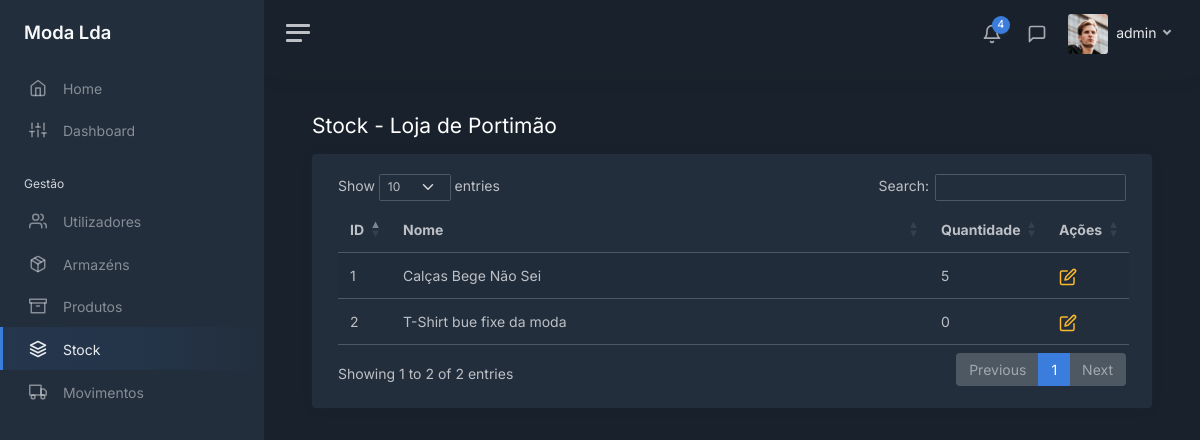
The app's page /stock/2/products (signed in), older data.
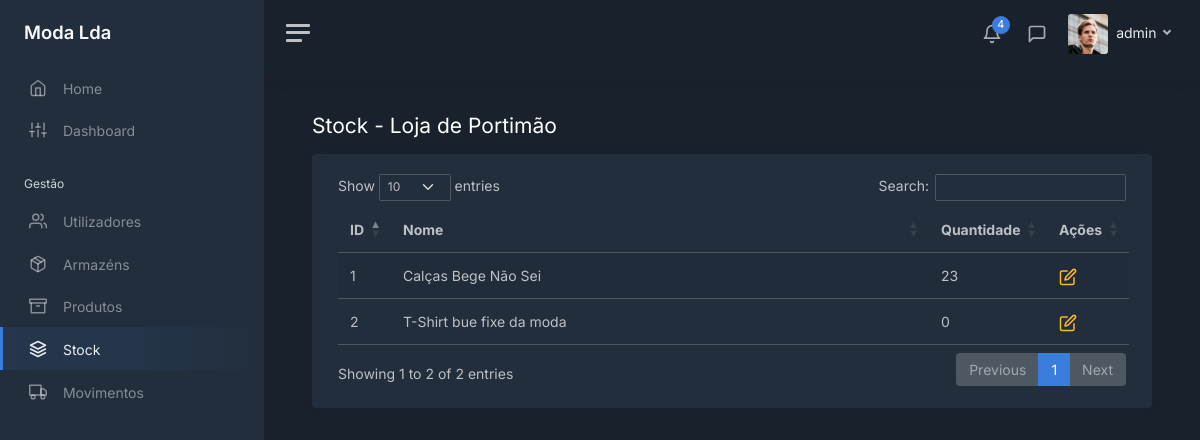
The same page, newer data.
### modules/login/models.py (models this page shows, shortened)
class User(UserMixin, db.Model):
    __tablename__ = 'users'
    __table_args__ = {'extend_existing': True}
    id = db.Column(db.Integer, primary_key=True)
    username = db.Column(db.String(), unique=True)
    password = db.Column(db.String())
    role = db.Column(db.String())
    last_login = db.Column(db.DateTime, server_default=db.func.now())

### modules/main/models.py (models this page shows, shortened)
class Warehouse(db.Model):
    __tablename__ = 'warehouses'
    __table_args__ = {'extend_existing': True}
    id = db.Column(db.Integer, primary_key=True)
    name = db.Column(db.String(), unique=True)
    address = db.Column(db.String())
    phone = db.Column(db.String())

class Product_Warehouse(db.Model):
    __tablename__ = 'products_warehouses'
    __table_args__ = {'extend_existing': True}
    product_id = db.Column(db.Integer, ForeignKey(Product.id), primary_key=True)
    warehouse_id = db.Column(db.Integer, ForeignKey(Warehouse.id), primary_key=True)
    quantity = db.Column(db.Integer)
    product = relationship('Product', foreign_keys='Product_Warehouse.product_id')
    warehouse = relationship('Warehouse', foreign_keys='Product_Warehouse.warehouse_id')

class Product(db.Model):
    __tablename__ = 'products'
    __table_args__ = {'extend_existing': True}
    id = db.Column(db.Integer, primary_key=True)
    name = db.Column(db.String(), unique=True)
    category = db.Column(db.String())
    color = db.Column(db.String())
    brand = db.Column(db.String())
    min_stock = db.Column(db.Integer())
    max_stock = db.Column(db.Integer())
    last_buy_price = db.Column(db.Float())
    avg_buy_price = db.Column(db.Float())
    sell_price = db.Column(db.Float())
    desc = db.Column(db.String())

### modules/main/views.py (the view)
@bp.route('/stock/<int:id>/products')
@login_required
def view_stock_warehouses(id):
    warehouse = Warehouse.query.filter_by(id=id).first_or_404()
    query = text('''
         SELECT
            products.id as id,
            products.name AS name,
            products_warehouses.quantity AS quantity
        FROM
            products
        LEFT JOIN
            products_warehouses ON products_warehouses.product_id = products.id AND products_warehouses.warehouse_id = :warehouse_id
        LEFT JOIN
            warehouses ON warehouses.id = products_warehouses.warehouse_id
    ''')
    result = db.session.execute(query, {'warehouse_id': id})
    return render_template('stock/stock_table.html', user=current_user, tab="stock", warehouse=warehouse,
                           products=result)

### modules/login/models.py (called while the page is built)
@login_manager.user_loader
def load_user(user_id):
    return User.query.get(int(user_id))

### modules/main/templates/stock/stock_table.html (shortened to what this page needs)
<!DOCTYPE html>
<html lang="en">
<head>
    <link href="/static/css/dashboard.css" rel="stylesheet">
    <link href="https://cdn.datatables.net/1.13.7/css/dataTables.bootstrap5.min.css" rel="stylesheet">
</head>
{% extends 'sidebar.html' %}
{% block content %}
    <div class="row">
        <div class="col float-start">
            <h1 class="h3 mb-3">Stock
                {% if warehouse is not none %}
                    - {{ warehouse.name }}
                {% else %}
                    - Total
                {% endif %}
            </h1>
        </div>
    </div>
    <div class="card">
        <div class="card-body">
            <div class="container-fluid">
                <table id="products" class="table table-striped">
                    <tbody>
                    {% for product in products %}
                        <tr>
                            <td>{{ product.id }}</td>
                            <td>{{ product.name }}</td>
                            {% if product.quantity is not none %}
                                <td>{{ product.quantity }}</td>
                            {% else %}
                                <td>0</td>
                            {% endif %}
                            {% if warehouse is not none %}
                                <td>
                                    <a class="text-decoration-none" href="/stock/{{ warehouse.id }}/products/{{ product.id }}">
                                        <i class="align-middle text-warning" data-feather="edit"></i>
                                    </a>
                                </td>
                            {% endif %}
                        </tr>
                    {% endfor %}
                    </tbody>
                </table>
            </div>
        </div>
    </div>
{% endblock %}

### modules/main/templates/sidebar.html (shortened to what this page needs)
<body data-theme="dark">
<div class="wrapper">
    <nav id="sidebar" class="sidebar js-sidebar">
        <div class="sidebar-content js-simplebar">
            <a class="sidebar-brand" href="/home">
                <span class="align-middle">Moda Lda</span>
            </a>
            <ul class="sidebar-nav">
                <li class="sidebar-item {% if tab == 'home' %}active{% endif %}">
                    <a class="sidebar-link" href="/home">
                        <i class="align-middle" data-feather="home"></i> <span class="align-middle">Home</span>
                    </a>
                </li>
                <li class="sidebar-item {% if tab == 'dashboard' %}active{% endif %}">
                    <a class="sidebar-link" href="/dashboard">
                        <i class="align-middle" data-feather="sliders"></i> <span class="align-middle">Dashboard</span>
                    </a>
                </li>
                <li class="sidebar-header">
                    Gestão
                </li>
                {% if user.role == 'admin' or user.role == 'gerente' %}
                <li class="sidebar-item {% if tab == 'users' %}active{% endif %}">
                    <a class="sidebar-link" href="/users">
                        <i class="align-middle" data-feather="users"></i> <span class="align-middle">Utilizadores</span>
                    </a>
                </li>
                {% endif %}
                {% if user.role == 'admin' or user.role == 'gerente' %}
                <li class="sidebar-item {% if tab == 'warehouses' %}active{% endif %}">
                    <a class="sidebar-link" href="/warehouses">
                        <i class="align-middle" data-feather="package"></i> <span class="align-middle">Armazéns</span>
                    </a>
                </li>
                {% endif %}
                <li class="sidebar-item {% if tab == 'products' %}active{% endif %}">
                    <a class="sidebar-link" href="/products">
                        <i class="align-middle" data-feather="archive"></i> <span class="align-middle">Produtos</span>
                    </a>
                </li>
                <li class="sidebar-item {% if tab == 'stock' %}active{% endif %}">
                    <a class="sidebar-link" href="/stock">
                        <i class="align-middle" data-feather="layers"></i> <span class="align-middle">Stock</span>
                    </a>
                </li>
                <li class="sidebar-item {% if tab == 'movements' %}active{% endif %}">
                    <a class="sidebar-link" href="/movements">
                        <i class="align-middle" data-feather="truck"></i> <span class="align-middle">Movimentos</span>
                    </a>
                </li>
            </ul>
        </div>
    </nav>
    <div class="main">
        <nav class="navbar navbar-expand navbar-light navbar-bg">
            <a class="sidebar-toggle js-sidebar-toggle">
                <i class="hamburger align-self-center"></i>
            </a>
            <div class="navbar-collapse collapse">
                <ul class="navbar-nav navbar-align">
                    <li class="nav-item dropdown">
                        <a class="nav-icon dropdown-toggle" href="#" id="alertsDropdown" data-bs-toggle="dropdown">
                            <div class="position-relative">
                                <i class="align-middle" data-feather="bell"></i>
                                <span class="indicator">4</span>
                            </div>
                        </a>
                    </li>
                    <li class="nav-item dropdown">
                        <a class="nav-icon dropdown-toggle" href="#" id="messagesDropdown" data-bs-toggle="dropdown">
                            <div class="position-relative">
                                <i class="align-middle" data-feather="message-square"></i>
                            </div>
                        </a>
                    </li>
                    <li class="nav-item dropdown">
                        <a class="nav-link dropdown-toggle d-none d-sm-inline-block" href="#" data-bs-toggle="dropdown">
                            <img src="/static/img/avatars/avatar.jpg" class="avatar img-fluid rounded me-1"
                                 alt="{{ user.username }}"/> <span class="text-dark"> {{ user.username }} </span>
                        </a>
                    </li>
                </ul>
            </div>
        </nav>
        <main class="content">
            <div class="container-fluid p-0">
                {% block content %}
                {% endblock %}
            </div>
        </main>
    </div>
</div>
</body>
</html>

Row changes from the older to the newer data that the page shows:
changed Product_Warehouse "Calças Bege Não Sei": quantity "5" → "23"
